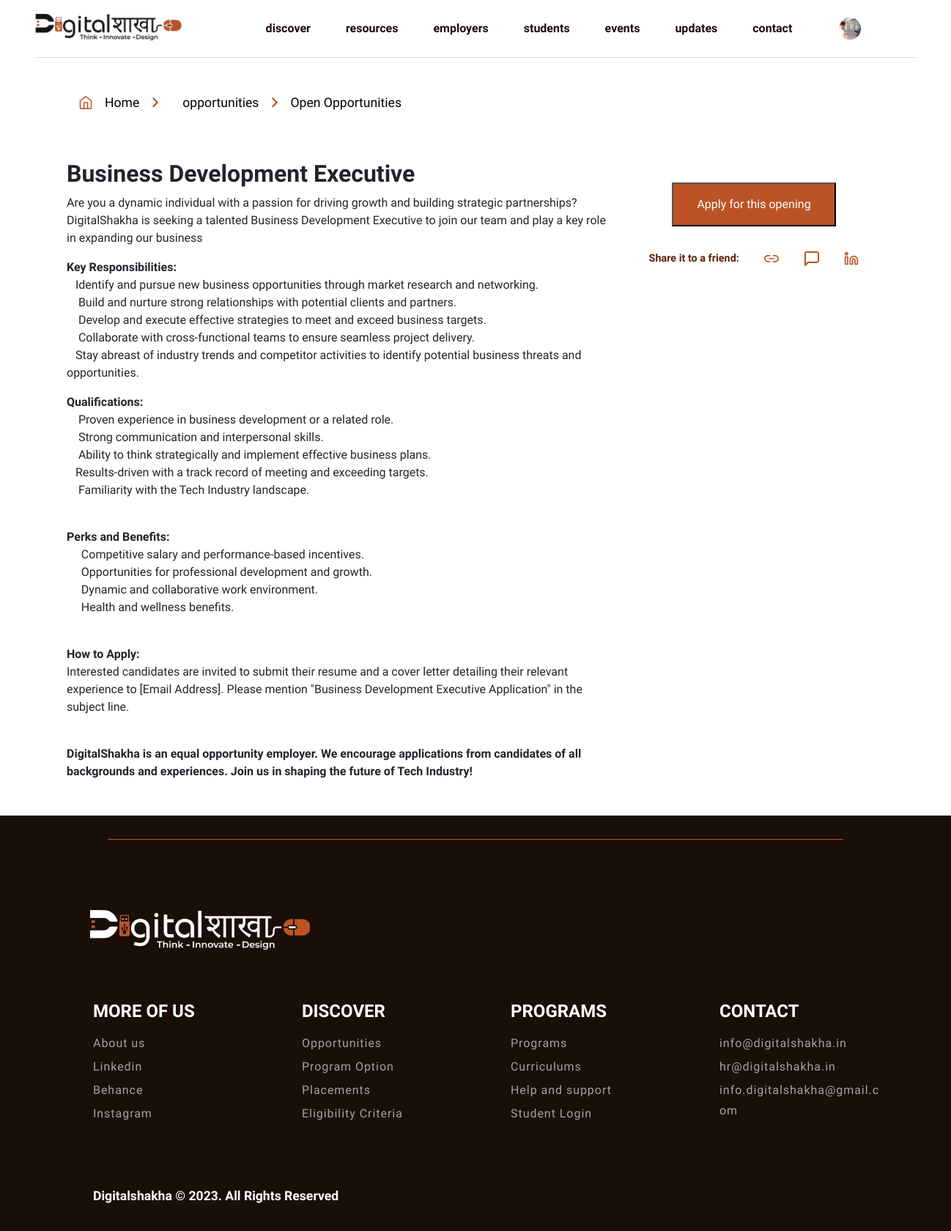
The app's page /opportunities_view.php?id=2 (signed in) with its own data.
### tables this page shows
CREATE TABLE `application_tbl` (
  `id` int(11) NOT NULL,
  `registration_id` varchar(100) NOT NULL,
  `name` varchar(100) NOT NULL,
  `last_name` varchar(100) NOT NULL,
  `gender` varchar(20) NOT NULL,
  `dob` date NOT NULL,
  `phone` int(15) NOT NULL,
  `email` varchar(60) NOT NULL,
  `address_1` varchar(200) NOT NULL,
  `address_2` varchar(200) NOT NULL,
  `pin_code` int(10) NOT NULL,
  `city` varchar(100) NOT NULL,
  `state` varchar(100) NOT NULL,
  `country` varchar(100) NOT NULL,
  `collage` varchar(200) NOT NULL,
  `degree` tinyint(4) NOT NULL,
  `course` int(20) DEFAULT NULL,
  `duration` tinyint(4) NOT NULL,
  `know_about_as` int(20) DEFAULT NULL,
  `referral_code` int(100) NOT NULL,
  `profile_photo` varchar(200) NOT NULL,
  `payment_photo` varchar(200) NOT NULL,
  `transaction_id` varchar(100) NOT NULL,
  `payment_status` tinyint(4) NOT NULL DEFAULT 0,
  `status` tinyint(11) NOT NULL DEFAULT 1,
  `created_at` timestamp NOT NULL DEFAULT current_timestamp() ON UPDATE current_timestamp(),
  `updated_at` timestamp NOT NULL DEFAULT current_timestamp() ON UPDATE current_timestamp()
);

CREATE TABLE `opportunities_tbl` (
  `opp_id` int(11) NOT NULL,
  `opp_name` varchar(200) NOT NULL,
  `opp_description` mediumtext NOT NULL,
  `opp_status` tinyint(4) NOT NULL DEFAULT 1,
  `created_at` timestamp NOT NULL DEFAULT current_timestamp(),
  `updated_at` timestamp NOT NULL DEFAULT current_timestamp() ON UPDATE current_timestamp()
);

### opportunities_view.php (the view, shortened to what this page needs)
<?php require('./includes/header.php');
require('./admin/config/dbcon.php');
if (isset($_GET['id'])) {
    $id = $_GET['id'];
    $sql = "SELECT * FROM opportunities_tbl WHERE opp_id = '$id'";
    $sql_run = mysqli_query($con, $sql);
    if (mysqli_num_rows($sql_run) > 0) {
        $row = mysqli_fetch_assoc($sql_run);
    }
}
?>
<section class="opportunities_view_1">
    <div class="container">
        <div class="row">
            <div class="col-md-12">
                <div class="nav_box">
                    <a href="./index.php"><img src="./assets/images/home.svg">Home<i class="fa-solid fa-angle-right"></i></a>
                    <a href="./opportunities.php">opportunities<i class="fa-solid fa-angle-right"></i></a>
                    <p class="m-0">Open Opportunities</p>
                </div>
            </div>
        </div>
    </div>
</section>
<section class="opportunities_view_2">
    <div class="container">
        <div class="row">
            <div class="col-md-8">
                <div class="heading">
                    <h1><?= $row['opp_name'] ?></h1>
                </div>
                <div class="text">
                    <?= $row['opp_description'] ?>
                </div>
            </div>
            <div class="col-md-4">
                <div class="text">
                    <div class="btn_area">
                        <button class="opportunities_btn" value="<?= $row['opp_id'] ?>">Apply for this opening</button>
                    </div>
                    <div class="link_area">
                        <p>Share it to a friend:</p>
                        <a href="#!"><img src="./assets/images/link-2.svg" alt=""></a>
                        <a href="#!"><img src="./assets/images/Vector.svg" alt=""></a>
                        <a href="#!"><img src="./assets/images/linkedin.svg" alt=""></a>
                    </div>
                </div>
            </div>
        </div>
    </div>
</section>
<?php require('./includes/footer.php'); ?>
<?php require('./includes/end_html.php'); ?>

### includes/header.php (shortened to what this page needs)
<?php
require('./admin/config/dbcon.php');
?>
<!DOCTYPE php>
<head>
    <link rel="stylesheet" href="./bootstrap/css/bootstrap.css">
    <link rel="stylesheet" href="./assets/css/header.css">
    <link rel="stylesheet" href="./assets/css/index.css">
    <link rel="stylesheet" href="./assets/css/footer.css">
    <link rel="stylesheet" href="./assets/css/resources.css">
    <link rel="stylesheet" href="./assets/css/resumebuilding.css">
    <link rel="stylesheet" href="./assets/css/opportunities.css">
    <link rel="stylesheet" href="./assets/css/reset_password.css">
    <link rel="stylesheet" href="./assets/css/register.css">
    <link rel="stylesheet" href="./assets/css/explore_opportunities.css">
    <link rel="stylesheet" href="./assets/css/internship_resources.css">
    <link rel="stylesheet" href="./assets/css/events.css">
    <link rel="stylesheet" href="./assets/css/application.css">
    <link rel="stylesheet" href="./assets/css/blog.css">
    <link rel="stylesheet" href="./assets/css/blog_view.css">
    <link rel="stylesheet" href="./assets/css/news_letter.css">
    <link rel="stylesheet" href="./assets/css/schedule_interview.css">
    <link rel="stylesheet" href="./assets/css/program_option.css">
    <link rel="stylesheet" href="./assets/css/internship_track_0.css">
    <link rel="stylesheet" href="./assets/css/internship_track_1.css">
    <link rel="stylesheet" href="./assets/css/seasonal_placements.css">
    <link rel="stylesheet" href="./assets/css/placement_view.css">
    <link rel="stylesheet" href="./assets/css/eligibility_criteria.css">
    <link rel="stylesheet" href="./assets/css/program_view.css">
    <link rel="stylesheet" href="./assets/css/contact.css">
    <link rel="stylesheet" href="./assets/css/opportunities_view.css">
    <link rel="stylesheet" href="./assets/css/modals.css">
    <link rel="stylesheet" href="./assets/css/cover_letter.css">
    <link rel="stylesheet" href="./assets/css/interview_insights.css">
    <link rel="stylesheet" href="./assets/css/success_stories.css">
    <link rel="stylesheet" href="./assets/css/partner_with_us.css">
    <link rel="stylesheet" href="./assets/css/employee_contact.css">
    <link rel="stylesheet" href="./assets/css/application_success.css">
    <link rel="stylesheet" href="./assets/css/error.css">
    <link rel="stylesheet" href="./assets/css/about.css">
    <link rel="stylesheet" href="./assets/fontawesome-free-6.4.2-web/css/all.css">
    <link rel="stylesheet" href="./assets/splide-4.1.3/dist/css/splide.min.css">
    <link rel="stylesheet" href="./assets/css/preloading/effect.css">
    <link rel="stylesheet" href="./sweetalert2/sweetalert2.min.css">
    <link rel="stylesheet" href="./assets/OwlCarousel2/dist/assets/owl.carousel.css">
    <link rel="stylesheet" href="./assets/OwlCarousel2/dist/assets/owl.theme.default.css">
</head>
<body>
    <header class="header">
        <div class="header-inner">
            <div class="container-fluid px-lg-5">
                <nav class="navbar navbar-expand-lg border-bottom my-navbar main_nav">
                    <a class="navbar-brand" href="index.php">
                        <img src="./assets/images/digital_logo.png" class="logo1">
                    </a>
                    <div class="collapse navbar-collapse navbar_mobile" id="navbarSupportedContent">
                        <ul class="navbar-nav m-auto ps-3">
                            <li class="nav-item drop-list">
                                <a class="nav-link nav-after-effect hover-link" href="./index.php" id="header_link_home">
                                    discover
                                </a>
                            </li>
                            <li class="nav-item drop-list">
                                <a class="nav-link nav-after-effect hover-link" href="./resources.php" id="">resources</a>
                            </li>
                            <li class="nav-item drop-list">
                                <a class="nav-link nav-after-effect hover-link" href="#!" id="">employers</a>
                            </li>
                            <li class="nav-item drop-list">
                                <a class="nav-link hover-link nav-after-effect" href="#!" id="">students</a>
                            </li>
                            <li class="nav-item drop-list">
                                <a class="nav-link nav-after-effect hover-link" href="#!" id="">events</a>
                            </li>
                            <li class="nav-item drop-list">
                                <a class="nav-link nav-after-effect hover-link" href="#!" id="">updates</a>
                            </li>
                            <li class="nav-item list-group-item">
                                <a class="nav-link nav-after-effect" href="./contact.php" id="">
                                    contact
                                </a>
                            </li>
                            <li class="nav-item list-group-item padding2">
                                <?php
                                if (!isset($_SESSION['std_auth']) || !$_SESSION['std_auth'] && !isset($_SESSION['std_auth_user']['user_name']) || !$_SESSION['std_auth_user']['user_name']) {
                                ?>
                                    <div class="btns">
                                        <a class="login_popup">Login</a>
                                        <span>|</span>
                                        <a class="signup_popup">Signup</a>
                                    </div>
                                    <?php
                                } else {
                                    $email = $_SESSION['std_auth_user']['user_email'];
                                    $sql = "SELECT * FROM application_tbl WHERE email = '$email'";
                                    $sql_run = mysqli_query($con, $sql);
                                    if (mysqli_num_rows($sql_run) > 0) {
                                        $show_profile = mysqli_fetch_assoc($sql_run);
                                    ?>
                                        <div class="btns">
                                            <form class="std_log_out">
                                                <div class="drop-list">
                                                    <?php
                                                    if ($show_profile['profile_photo'] != '') {
                                                        echo "<a href='#!' class='hover-link'><img class='profile_img' src='./admin/student_application_photo/" . $show_profile['profile_photo'] . "'></a>
                                                                ";
                                                    } else {
                                                        echo "<a href='#!' class='hover-link'><img class='profile_img' src='./assets/images/logout_icon.svg'></a>
                                                                ";
                                                    }
                                                    ?>
                                                </div>
                                            </form>
                                        </div>
                                <?php
                                    }
                                }
                                ?>
                            </li>
                        </ul>
                    </div>
                </nav>
            </div>
        </div>
    </header>

### assets/css/header.css (style rules this page uses)
body { font-family: 'Urbanist', sans-serif; }
@media only screen and (min-width:1200px) { .nav-item>.nav-link { padding: 5px 20px !important; display: block !important; } }
.header .profile_img { width: 30px; aspect-ratio: 1/1; }
.header { position: relative; width: 100%; z-index: 99; }
.header .navbar-brand img { max-width: 200px; margin: -3px 0px 0px 0px; }
.header-inner { width: 100%; z-index: 999; }
.padding2 { padding-left: 1.5rem; }
.nav-item .nav-link { display: inline-block; line-height: 36px; font-size: 16px; font-weight: 600; color: #1A0E09; transition: 0.15s ease; padding: 0.8rem 1.5rem !important; }
.nav-item { position: relative; }
.nav-item .nav-after-effect::after { content: ''; margin: auto; transition: 0.5s; position: absolute; right: 3%; top: 31px; transform: translate(-50%, -50%); height: 10px; border-radius: 50%; background-color: #BB5327; width: 0; }
.nav-item .btns { display: flex; width: 100%; height: 100%; align-items: center; }
.nav-item .btns a { margin: 0; display: inline-block; font-size: 18px; font-weight: 600; color: #BB5327; transition: 0.15s ease; padding: 0.8rem 1rem !important; cursor: pointer; }
.drop-list { position: relative; }
.drop-list>a img { position: relative; width: 33px; aspect-ratio: 1/1; }
.drop-list .hover-link { position: relative; }

### assets/css/opportunities_view.css (style rules this page uses)
.opportunities_view_1 { padding: 3rem 4rem 2rem; }
.opportunities_view_1 .nav_box { display: flex; align-items: center; justify-content: start; }
.opportunities_view_1 .nav_box a { text-decoration: none; color: #000; font-size: 1.1rem; display: flex; align-items: center; justify-content: center; font-weight: 500; margin: 0 1rem; }
.opportunities_view_1 .nav_box p { color: #000; font-size: 1.1rem; font-weight: 500; }
.opportunities_view_1 .nav_box a svg { color: #BB5327; margin-left: 1rem; }
.opportunities_view_1 .nav_box a img { width: 20px; margin-right: 1rem; }
.opportunities_view_2 { padding: 2rem 4rem; }
.opportunities_view_2 .heading h1 { font-size: 2rem; font-weight: 600; line-height: 40px; }
.opportunities_view_2 .btn_area { text-align: center; padding: 2rem 0; }
.opportunities_view_2 .btn_area button { font-size: 1rem; text-align: center; background-color: #BB5327; color: #ffffff; padding: 1rem 2rem; text-decoration: none; }
.opportunities_view_2 .link_area { display: flex; align-items: center; justify-content: space-evenly; }
.opportunities_view_2 .link_area p { font-size: 0.9rem; margin-bottom: 0; font-weight: 600; line-height: 24px; color: #5C2109; }
.opportunities_view_2 .link_area img { width: 20px; aspect-ratio: 1/1; }

### records on screen
application_tbl: profile_photo (picture)
opportunities_tbl: opp_name "Business Development Executive", opp_description "Are you a dynamic individual with a passion for driving growth and building strategic partnerships? DigitalShakha is seeking a talented Business Development Executive to join our team and play a key role in expanding our business Key Responsibilities: Identify and pursue new business opportunities through market research and networking. Build and nurture strong relationships with potential clients and partners. Develop and execute effective strategies to meet and exceed business targets. Collaborate with cross-functional teams to ensure seamless project delivery. Stay abreast of industry trends and competitor activities to identify potential business threats and opportunities.…"
